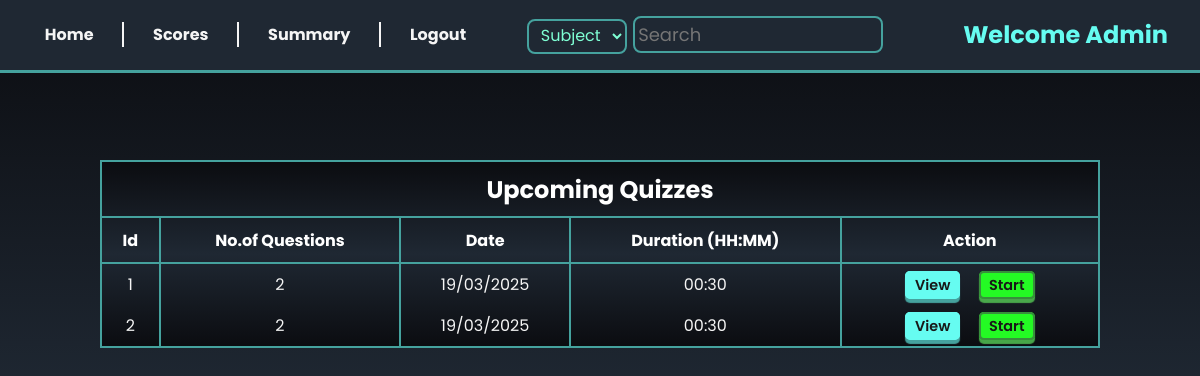
/user_dashboard (signed in), run on the app's committed database.
### models/models.py (models this page shows, shortened)
class User(db.Model):
  id = db.Column(db.Integer, primary_key=True, nullable=False)
  email = db.Column(db.String(50), unique=True, nullable=False)
  hashed_password = db.Column(db.String(), nullable=False)
  fullname = db.Column(db.String(50), nullable=False)
  dob = db.Column(db.Date(), nullable = False)
  qualification = db.Column(db.String(50), nullable=False)
  is_admin = db.Column(db.Boolean, default=False)
  scores = db.relationship('Scores', backref='user', cascade="all, delete-orphan")

class Quiz(db.Model):
  id = db.Column(db.Integer, primary_key=True, nullable= False)
  chapter_id = db.Column(db.Integer, db.ForeignKey('chapter.id'), nullable=False)
  date_of_quiz = db.Column(db.Date(), nullable=False)
  time_duration = db.Column(db.Integer(), nullable=False)
  scores = db.relationship('Scores', backref='quiz', cascade="all, delete-orphan")
  questions = db.relationship('Question', backref = 'quiz', cascade = "all, delete-orphan")

### controllers/routes.py (the view)
@app.route('/user_dashboard')
@login_required
def user_dashboard():
    name = session.get('name')
    quizes = Quiz.query.all()
    current_date = datetime.now().date()
    return render_template('user_dashboard.html', name = name, quizes = quizes,current_date = current_date)

### controllers/routes.py (called while the page is built)
def login_required(func):
    @wraps(func)
    def inner():
        email = session.get('email')
        if not email:
            flash('Please login first!!', 'warning')
            return redirect(url_for('login'))
        user = User.query.filter_by(email=email).first()
        if not user:
            flash('User not found.Please login first!!', 'warning')
            return redirect(url_for('login'))
        return func()
    return inner

### templates/user_dashboard.html (shortened to what this page needs)
{% extends 'base.html' %}
{% block content %}
<div class="admin-container">
    {% include 'user_nav.html'   %}
    <div class="quiz-list">
        <table style="min-width: 1000px; margin: auto;">
            <thead>
                <tr>
                    <th colspan="5"><h2>Upcoming Quizzes</h2></th>
                </tr>
                <tr>
                    <th>Id</th>
                    <th>No.of Questions</th>
                    <th>Date</th>
                    <th>Duration (HH:MM)</th>
                    <th>Action</th>
                </tr>
            </thead>
            <tbody>
                {% for quiz in quizes %}
                <tr >
                    <td>{{quiz.id}}</td>
                    <td>{{quiz.questions | length}}</td>
                    <td style=" border-right: 2px solid var(--box-shadow);">{{ quiz.date_of_quiz.strftime("%d/%m/%Y") }}</td>
                    <td style=" border-right: 2px solid var(--box-shadow);">
                        {{"%02d:%02d" | format(quiz.time_duration // 60, quiz.time_duration % 60)}}</td>
                    {% if quiz.date_of_quiz <= current_date %}
                    <td>
                        <a href="/quiz_detail/{{quiz.id}}" class="button" style="display: inline; padding: 2px 8px;">View</a>
                        <a class="button green" href="{{ url_for('start_quiz', quiz_id = quiz.id ) }}" style="display: inline;padding: 2px 8px;" >Start</a>
                    </td>
                    {% else %}
                        <td>Expired</td>
                    {% endif %}
                </tr>
                {% endfor %}
            </tbody>
        </table>
    </div>
{% endblock %}

### templates/user_nav.html (shortened to what this page needs)
<nav>
    <div class="navigation">
        <ul>
            <li><a  href="{{ url_for('user_dashboard' ) }}">Home</a></li>
            <li><a  href="{{ url_for('scores' ) }}">Scores</a></li>
            <li><a  href="{{ url_for('user_summary' ) }}">Summary</a></li>
            <li><a  href="{{ url_for('logout') }}">Logout</a></li>
        </ul>
    </div>
    <div class="search-greeting">
        <form method="get" action="/searched">
            <select name="category" style="width: 100px;margin-right:3px ;font-size: 1em;
            border: 2px solid var(--box-shadow); height: 35px; border-radius: 8px;">
            <option value="Subject">Subject</option>
            <option value="Quiz">Quiz</option></select>
            <input type="text" name="query" placeholder="Search" style="padding: 3px; font-size: large;">
        </form>
        <h2>Welcome {{name}}</h2>
    </div>
</nav>

### static/styles.css (style rules this page uses)
* { padding: 0; margin: 0; outline: 0; list-style: none; text-decoration: none; font-family: 'Poppins', 'system-ui'; box-sizing: border-box; }
:root { --accent-color:#66fcf1; --box-shadow :#45a29e; --text-color :whitesmoke; --light-shade :#1f2833; --dark-shade :#181818; --background:linear-gradient(#0b0c10,#1f2833,#0b0c10); }
body { overflow-x: hidden; width: 100vw; height: 100vh; background:var(--background); background-repeat: no-repeat; background-size: cover; background-attachment: fixed; display: flex; justify-content: center; align-items: center; color: var(--text-color); }
.button { border:2px solid var(--accent-color); cursor: pointer; box-shadow: 0 6px 1px var(--box-shadow); transition: all 250ms ease; border-radius: 5px; background-color: var(--accent-color); color: var(--dark-shade); font-size: 0.9em; font-weight: 500; }
a { color: var(--text-color); text-align: center; padding: 0.8em; margin-top: 1.5em; }

### data on the page
User: fullname "Admin"
Quiz: id "1", questions|length "2", date_of_quiz "19/03/2025", time_duration "00:30"
Quiz: id "2", questions|length "2", date_of_quiz "19/03/2025", time_duration "00:30"
